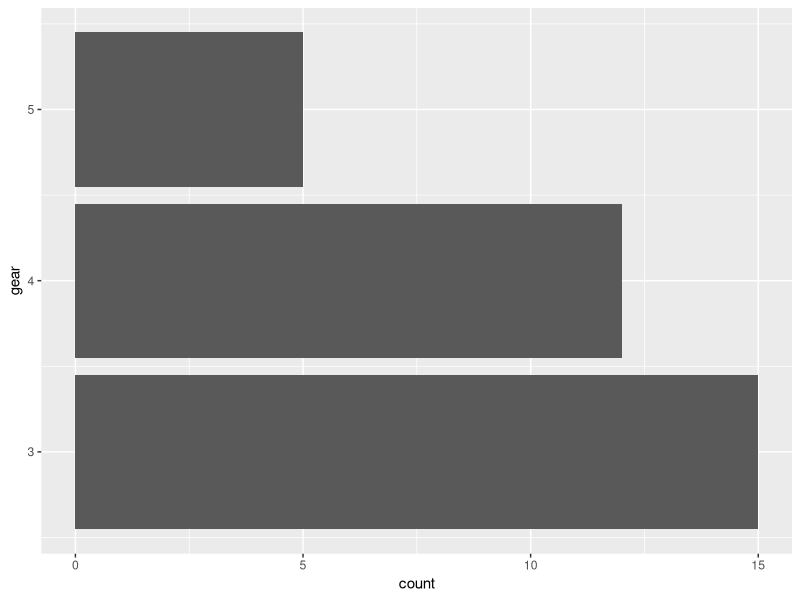
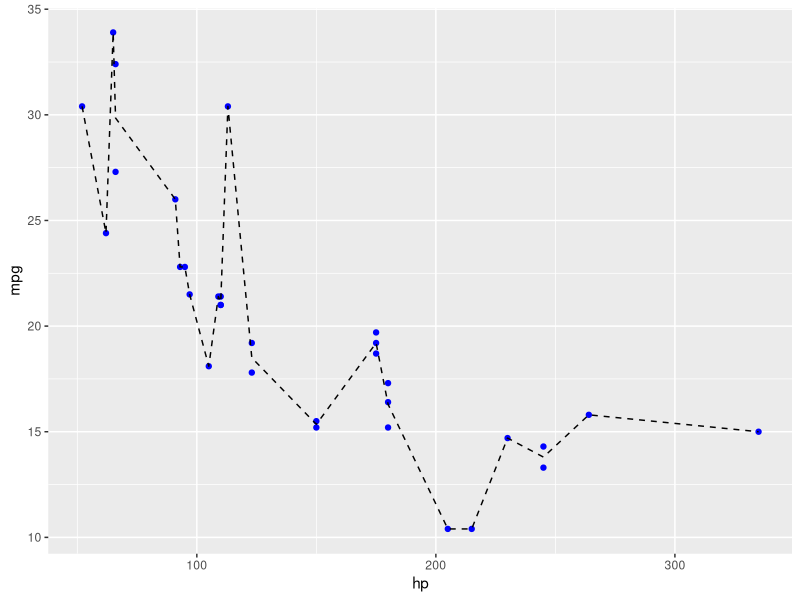
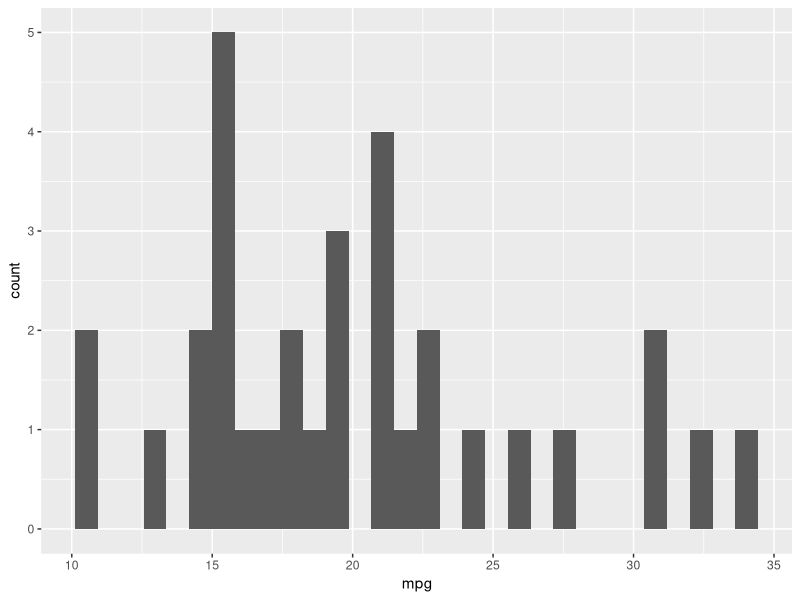
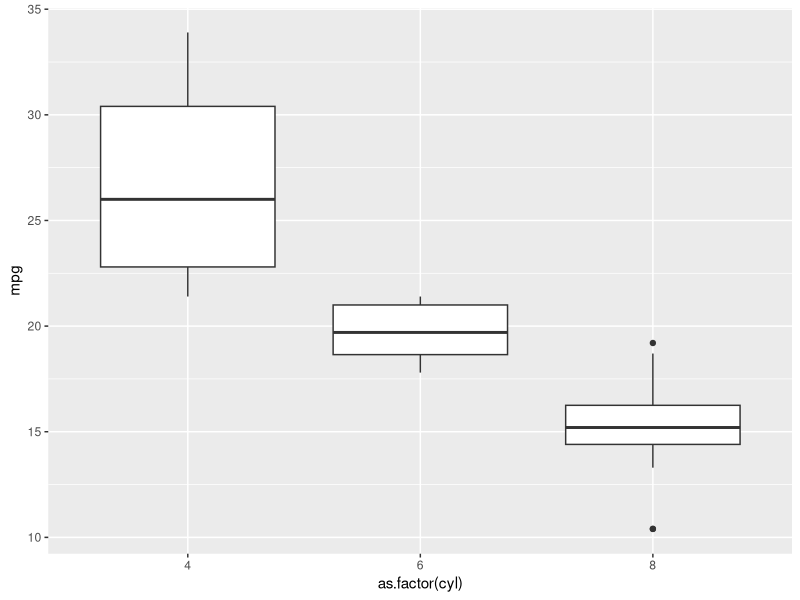
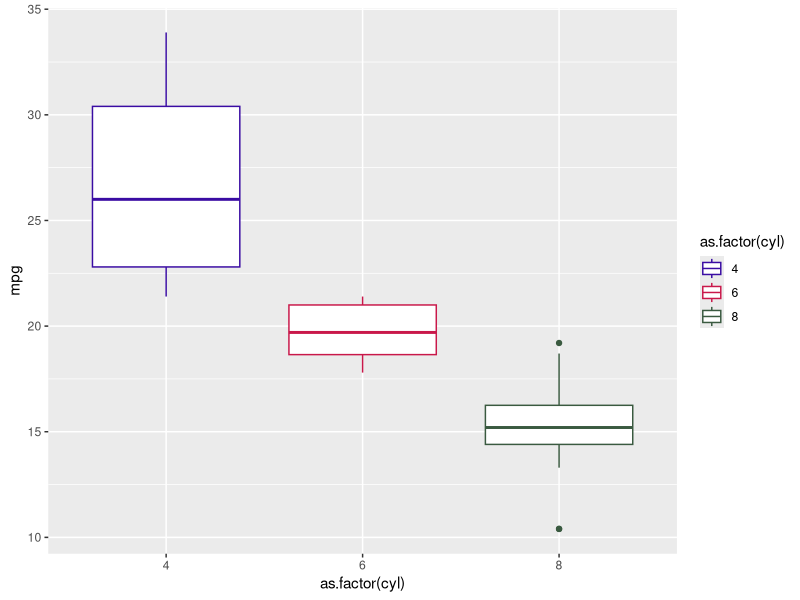
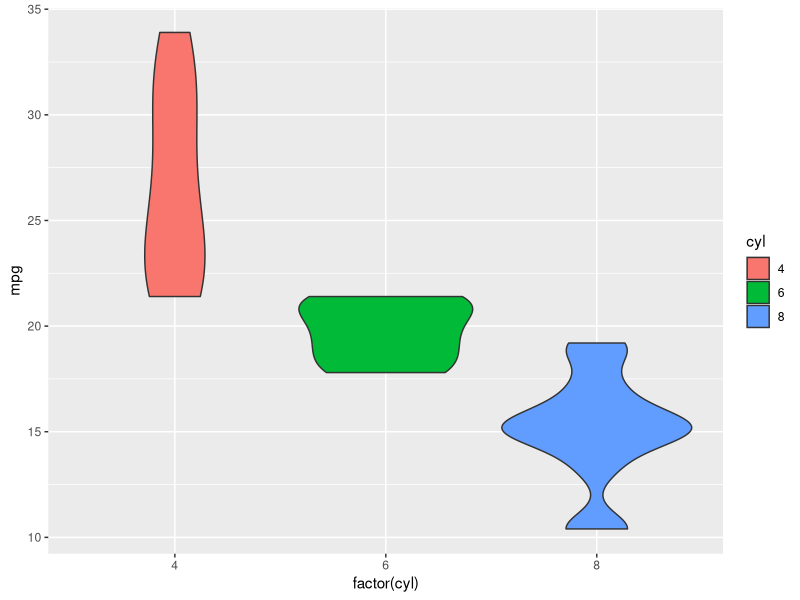

These charts were generated, in order, by the following R code:
# library(ggplot2)
# data()
# data("iris")
# head(iris)
# sumarry(iris)
# ggplot(iris, aes(x=Sepal.Length,
#                   y=Petal.Length,col=Species,
#                  shape=Species))+geom_point()+geom_smooth()


data("mtcars")
head(mtcars)
library(tidyverse)
glimpse(mtcars)
ggplot(mtcars, aes(x=gear))+geom_bar()+coord_flip()
ggplot (mtcars, aes(hp, mpg))+geom_point(color="blue")+stat_summary(fun.y="mean", geom="line",
                                                                    linetype="dashed")
ggplot(mtcars, aes(x=mpg))+geom_histogram()
ggplot(mtcars, aes(x=as.factor(cyl),y=mpg))+geom_boxplot()


mtcars$cyl <- as.factor(mtcars$cyl)
ggplot(mtcars, aes(x=as.factor(cyl), y=mpg, color=as.factor(cyl))) +
  geom_boxplot() +
  scale_color_manual(values=c("#3a0ca3", "#c9184a", "#3a5a40"))


ggplot(mtcars, aes(factor(cyl), mpg))+geom_violin(aes(fill=cyl))
